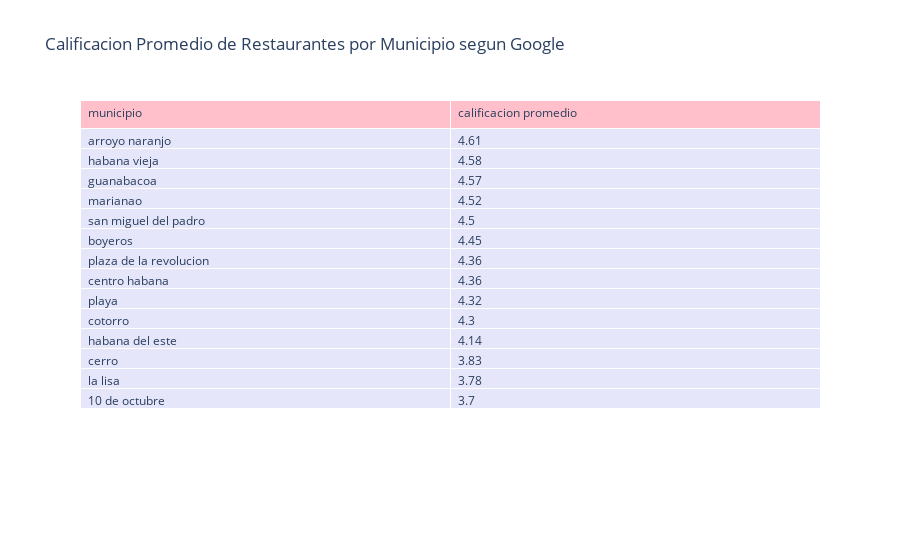

The code cell stored with this chart in its notebook:
### Markdown cell above
Despues de leer esas cifras Alejandro preocupado decido investigar en que municipio de La Habana los restaurantes tenian peor resena en Google para asi determinar donde le convendria rentar el local, pensando que montar su negocio en un lugar donde la resena de los restaurantes no fuera la mejor, tendria menos competencia y llamaria la atencion a los pobladores.

### Code cell
#Tabla donde da la clasificacion promedio de los restaurantes por municipio :)
data2["location.municipe"] = data2["location.municipe"].str.strip().str.lower()

calificacion_promedio_por_municipio = data2.groupby("location.municipe")["qualification"].mean().round(2)
tabla_calificaciones = calificacion_promedio_por_municipio.reset_index()
tabla_calificaciones.columns = ["municipio", "calificacion promedio"]
tabla_calificaciones = tabla_calificaciones.sort_values(by="calificacion promedio", ascending=False)

fig = go.Figure(data=[go.Table(
    header=dict(values=list(tabla_calificaciones.columns),
                fill_color="pink",
                align="left"),
    cells=dict(values=[tabla_calificaciones.municipio, tabla_calificaciones["calificacion promedio"]],
               fill_color="lavender",
               align="left"))
])

fig.update_layout(title="Calificacion Promedio de Restaurantes por Municipio segun Google")
fig.show()

### Figure 1 — Plotly figure (JSON) as saved in the notebook; plotly's stock layout.template omitted (floating-point values rounded to 4 significant figures)
{"data": [{"cells": {"align": "left", "fill": {"color": "lavender"}, "values": [["arroyo naranjo", "habana vieja", "guanabacoa", "marianao", "san miguel del padro", "boyeros", "plaza de la revolucion", "centro habana", "playa", "cotorro", "habana del este", "cerro", "la lisa", "10 de octubre"], [4.61, 4.58, 4.57, 4.52, 4.5, 4.45, 4.36, 4.36, 4.32, 4.3, 4.14, 3.83, 3.78, 3.7]]}, "header": {"align": "left", "fill": {"color": "pink"}, "values": ["municipio", "calificacion promedio"]}, "type": "table"}], "layout": {"title": {"text": "Calificacion Promedio de Restaurantes por Municipio segun Google"}}}
